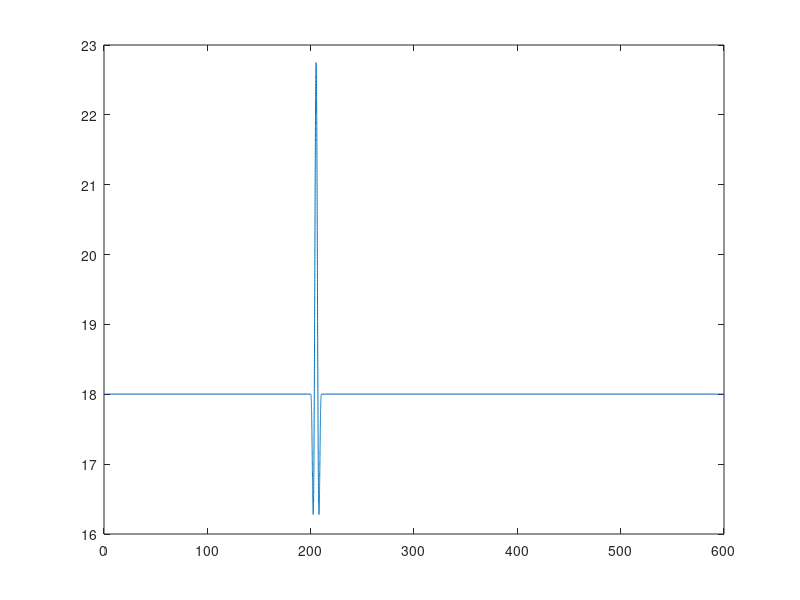

Write the MATLAB code that produced this figure. (Note: this script raises an error after producing the figure.)
clear all;
close all;
clc;

%%
FileName = 'EOG_URef_18';

%% Preprocessing
% time
T           = 600;                  % [s]   simulation length
dt          = 1/80;               	% [s]   simulation time step

% wind
V_hub       = 18;                   % [m/s] mean wind speed at hub height 
T_gust      = 10.5;                 % [s]   length of EOG
t_start     = 200;                   % [s]   time when EOG should start
V_ref       = 50;                   % [m/s] reference wind speed average over 10 min
I_ref       = 0.16;                 % [-]   expected value of the turbulence intensity at 15 m/s
D           = 240;                  % [m]   rotor diameter

% calculation of wind signals
t           = 0:dt:T-dt;

% Longitudinal scale parameter at hub height (assuming hub height >60 m)
lambda1     = 42;

% Extreme Operational Gust (EOG) definition
sigma1      = I_ref * (0.75*V_hub + 5.6);
V_e50     	= 1.4*V_ref;
V_e1      	= 0.8*V_e50;
V_gust      = min([1.35*(V_e1-V_hub), 3.3*(sigma1/(1+0.1*D/lambda1))]);

% EOG wind speed vector
u           = zeros(1, length(t));
for iTimeStep = 1:length(t)
    if (t(iTimeStep) >= t_start) && (t(iTimeStep) <= t_start+T_gust)
        t_EOG           = t(iTimeStep) - t_start;
        u(iTimeStep)    = V_hub-0.37*V_gust*sin(3*pi*t_EOG/T_gust)*(1-cos(2*pi*t_EOG/T_gust));
    else
        u(iTimeStep)    = V_hub;
    end
end


figure()
plot(t,u)


% Some variables required in the Type 4 wind: Bladed style
HubHeight   = 150;
dy          = 150;
dz          = 150;
Ny          = 3;
Nz          = 3;
URef        = V_hub;
zOffset     = HubHeight;
z0          = 0.1;          % the rougthness length, not really used


SummVars(1) = HubHeight;    % HubHeight
SummVars(3) = URef;

velocity    = zeros(max(size(t)),3,Ny,Nz);
% prepare to write out
for iy = 1:Ny
    for iz = 1:Nz
        velocity(:,1,iy,iz) = u;
    end
end

% here we use std u for v and w components, to avoid dividing by zero
SummVars(4) = std(squeeze(velocity(:,1,1,1)))/URef*100;
SummVars(5) = std(squeeze(velocity(:,1,1,1)))/URef*100;
SummVars(6) = std(squeeze(velocity(:,1,1,1)))/URef*100;

disp('Exporting rotor plane wind field as ".wnd" binary files...')
% write the .wnd
WriteBLgrid([FileName '.wnd'], velocity, dy, dz, dt, zOffset, z0, SummVars)

% Now write a sum file
fileID    = fopen([FileName '.sum'],'w');
fprintf(fileID,'This summary file is not complete it only contains required information for the OpenFAST');
fprintf(fileID,'\n');
fprintf(fileID,'F        Clockwise rotation when looking downwind?\n');
fprintf(fileID,[num2str(SummVars(1)) '  Hub height [m] \n']);
fprintf(fileID,['UBar   =  ' num2str(SummVars(3)) ' m/s \n']);
fprintf(fileID,['TI(u)  =  ' num2str(SummVars(4)) ' %%\n']);
fprintf(fileID,['TI(v)  =  ' num2str(SummVars(5)) ' %%\n']);
fprintf(fileID,['TI(w)  =  ' num2str(SummVars(6)) ' %%\n']);
fprintf(fileID,['Height Offset =  ' num2str(0) ' m\n']);
fprintf(fileID,'Creating a PERIODIC output file.');
fclose(fileID);

